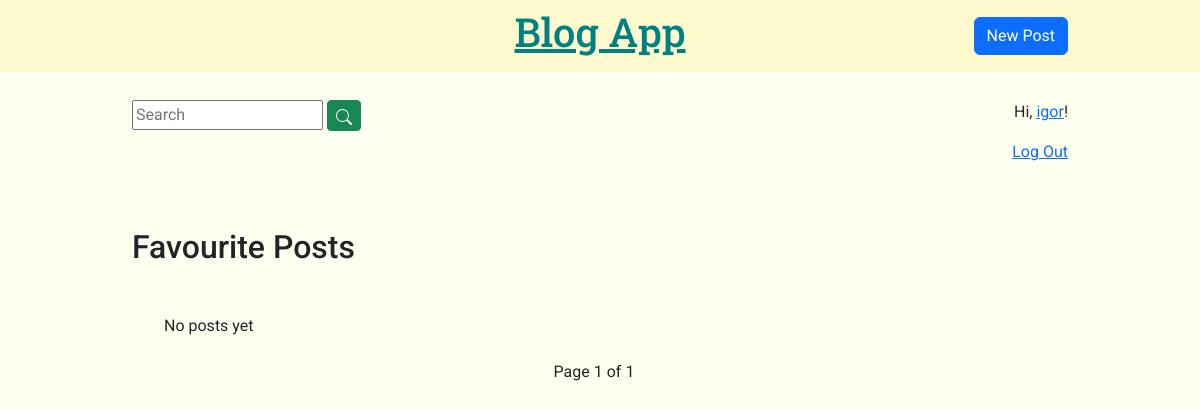
The app's page /accounts/profile/igor/favourites/?page=2 (signed in), older data.
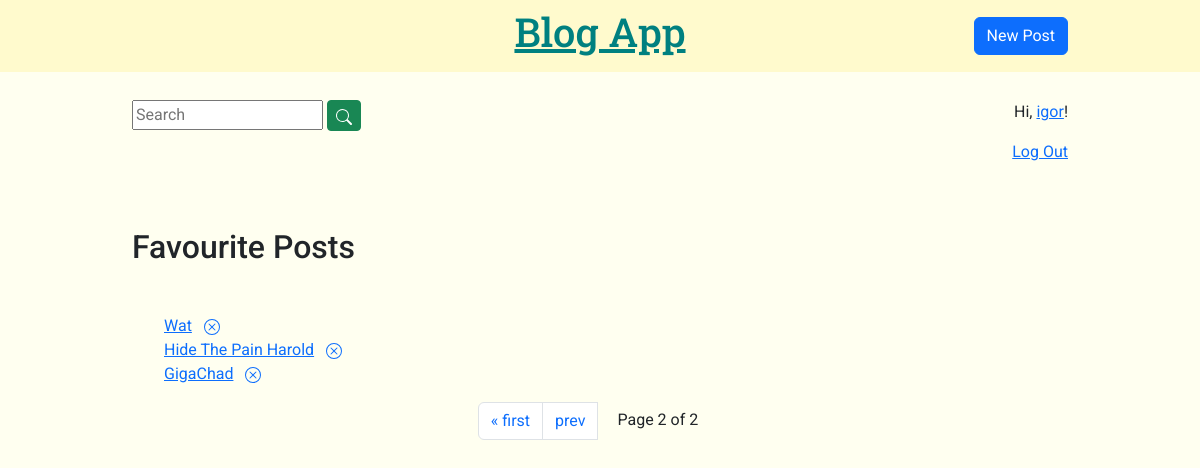
The same page, newer data.
### blog_app/models.py (models this page shows, shortened)
class Post(models.Model):
	title = models.CharField(max_length=200)
	author = models.ForeignKey("auth.user", on_delete=models.CASCADE) # many-to-one relationship
	date = models.DateTimeField(auto_now_add=True)
	text = models.TextField()
	img = models.ImageField(upload_to="images/", blank=True)
	slug = models.SlugField(unique=True, max_length=100, null=False, default="")
	tags = TaggableManager()
	favourites = models.ManyToManyField("auth.user", related_name="favourite", blank=True, default=None)

### accounts/views.py (the view)
# urls.py: path("profile/<str:username>/favourites/", views.favourite_list, name="favourite_list"),
@login_required
def favourite_list(request, username):
	favor_posts = Post.objects.filter(favourites=request.user).order_by("date")
	template_name = "accounts/favourites.html"
	paginator = Paginator(favor_posts, 10)
	page_number = request.GET.get("page")
	page_obj = paginator.get_page(page_number)
	context = {
		"username": username,
		"page_obj": page_obj
	}
	return render(request=request, template_name=template_name, context=context)

### accounts/templates/accounts/favourites.html (shortened to what this page needs)
{% extends 'blog_app/base.html' %}
{% block content %}
<div class="container my-container">
	<h2 class="my-5">Favourite Posts</h2>
	<ul class="favor-posts">
	{% for post in page_obj %}
		<li class="list-group-item">
			<a href="{% url 'post_detail' post.pk %}">{{ post.title }}</a>
			<a href="{% url 'favourite_add' post.pk %}" class="ms-2" data-bs-toggle="tooltip" title="Remove from favourites">
			</a>
		</li>
	{% empty %}
		<li class="list-group-item">No posts yet</li>
	{% endfor %}
	</ul>
	<div class="pagination">
		<ul class="step-links container pagination justify-content-center">
			{% if page_obj.has_previous %}
			<li class="page-item"><a href="?page=1" class="page-link">&laquo; first</a></li>
			<li class="page-item"><a href="?page={{ page_obj.previous_page_number }}" class="page-link me-2">prev</a></li>
			{% endif %}
			<li class="page-item"><a class="current page-link my-pagecount">
				Page {{ page_obj.number }} of {{ page_obj.paginator.num_pages }}
			</a></li>
		</ul>
	</div>
</div>
{% endblock content %}

### blog_app/templates/blog_app/base.html (shortened to what this page needs)
{% load static %}
<!DOCTYPE html>
	<html lang="en">
	<head>
		<link rel="stylesheet" href="{% static 'css/bootstrap.min.css' %}">
		<link rel="stylesheet" href="{% static 'css/main.css' %}">
	</head>
	<body>
		<header>
			<nav class="navbar navbar-expand-sm fixed-top">
				<div class="container mx-auto row my-container">
					<div class="col-6 g-0 text-center">
						<h1><a href="{% url 'index' %}">Blog App</a></h1>
					</div>
					<div class="col-3 g-0 text-end">
						<a href="{% url 'new_post' %}" class="btn btn-primary">New Post</a>
					</div>
				</div>
			</nav>
		</header>
		<div class="row container my-container my-top-container">
			<div class="col-sm g-0">
				<form action="{% url 'search_results' %}" method="get">
					<input name="q" type="text" placeholder="Search" required>
					<button type="submit" class="btn btn-success btn-sm">
					</button>
				</form>
			</div>
			<div class="col-sm g-0 pt-4 pt-sm-0 text-end">
			{% if user.is_authenticated %}
				<p>Hi, <a href="{% url 'profile' user.username %}">{{ user.username }}</a>!</p>
				<p><a href="{% url 'logout' %}">Log Out</a></p>
			{% else %}
				<p>You are not logged in</p>
				<p><a href="{% url 'login' %}">Log In</a> |
					<a href="{% url 'signup' %}">Sign Up</a>
				</p>
			{% endif %}
			</div>
		</div>
		{% block content %}
		{% endblock content %}
	</body>
</html>

### static/css/main.css (style rules this page uses)
body { font-family: "Roboto", sans-serif; background: ivory; }
h1 { font-family: "Roboto Slab", serif; font-weight: 500; color: teal; }
header nav.navbar { background: lemonchiffon; }
header nav.navbar h1 a, .post-entry h2 { font-family: "Roboto Slab", serif; color: teal; }
.my-container { max-width: 960px; margin: auto; }
.my-top-container { margin-top: 100px; }
.my-pagecount { border: none; background: none; color: inherit; }

Row changes from the older to the newer data that the page shows:
added Post: title "Wat"
added Post: title "Hide The Pain Harold"
added Post: title "GigaChad"
Text that changed along with them:
{{ page_obj.number }}: "1" → "2"
{{ page_obj.paginator.num_pages }}: "1" → "2"
text no longer shown: "No posts yet"
text now shown: "« first prev"
